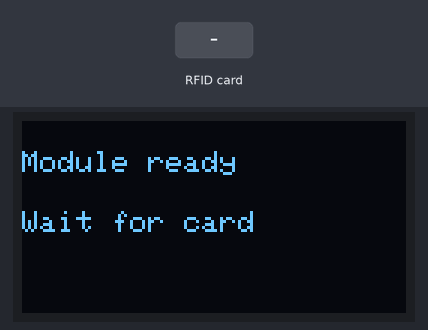
Bench run of a sketch on a simulated Arduino Uno, built with avr-gcc and run on an emulated ATmega328P. On the bench: 128×64 one-colour display. The inputs (shaded band) are chosen by the test bench. What the sketch prints to the serial monitor is not drawn.

Above: at 1.3 s.
1.4 s: RFID card 5E 7A 19 C4 held to the reader
At 2.0 s:
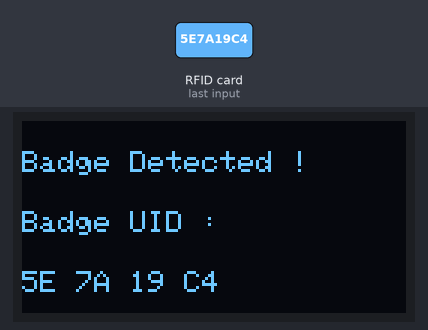
Timing chart, 0 to 4.4 s (numbered marks = the images above; inputs shaded):
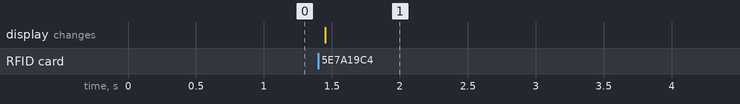

The sketch:

arduino.ino
```cpp
/* ---------------Programme ATMEGA328P---------------- */
/* Ce programme a pour but de faire fonctionner les    */
/* différents modules tels que le RFID, l'écran OLED,  */
/* le buzzer et la liaison série vers le module        */
/* ESP8266.                                            */
/* --------------------------------------------------- */

#include <SPI.h> // SPI
#include <MFRC522.h> // RFID
#include <Wire.h>
#include <Adafruit_GFX.h>
#include <Adafruit_SSD1306.h>
#include <SoftwareSerial.h>

#define SS_PIN 10
#define RST_PIN 9
// Largeur en pixel de l'écran OLED
#define SCREEN_WIDTH 128
// Hauteur en pixel de l'écran OLED
#define SCREEN_HEIGHT 64

// Pin utilisée pour le Buzzer
#define BUZZER 4

//Salle associée au dispositif (modifiable)
#define SALLE_ECE "P445"

//Déclaration de la liaison série logiciel (Rx,Tx)
SoftwareSerial mySerial(2,3);

// Déclaration de l'écran OLED de type SSD1306 utilisant l'I2C (pins SDA et SCL)
Adafruit_SSD1306 display(SCREEN_WIDTH, SCREEN_HEIGHT, &Wire, -1);

// Déclaration
MFRC522 rfid(SS_PIN, RST_PIN);


void setup()
{
  // Initialisation de la liaison série
  Serial.begin(9600);

  // Démarrage de l'écran OLED, a l'addresse 0x3C
  if(!display.begin(SSD1306_SWITCHCAPVCC, 0x3C)) {
    Serial.println(F("SSD1306 allocation failed"));
    for(;;);
  }

  //Démarrage de la liaison série logicielle
  mySerial.begin(38400);


  //On efface tout ce qu'il y a sur l'écran
  display.clearDisplay();

  // Initialisation du bus SPI
  SPI.begin();

  // Initialisation du module RFID MFRC522
  rfid.PCD_Init();


  //Définition du message d'attente sur l'OLED
  display.setTextSize(1);
  display.setTextColor(WHITE);
  display.setCursor(0, 10);
  display.println("Module ready");
  display.setCursor(0, 30);
  display.println("Wait for card");
  display.display();

  //Message indiquant que l'ATMEGA a bien démarré
  Serial.println("Started !");

}

void loop()
{
  // Appel de la fonction de détection de badge RFID
  rfidDetect();
}


void rfidDetect(){

  // Tableau d'octets contentent l'ID
  byte nuidPICC[4];

    // Initialise la boucle si aucun badge n'est présent
  if ( !rfid.PICC_IsNewCardPresent())
    return;

  // Vérifier la présence d'un nouveau badge
  if ( !rfid.PICC_ReadCardSerial())
    return;

  // Enregistrer l'ID du badge lu (4 octets)
  for (byte i = 0; i < 4; i++)
  {
    nuidPICC[i] = rfid.uid.uidByte[i]; //Enregistrement de l'octet i dans la case i du tableau
  }

  SendToEsp(nuidPICC); // Appel de la fonction permettant d'envoyer l'UID lu a l'ESP8266
  oledRFIDdetected(nuidPICC); //Appel de la fonction permettant d'afficher qu'un badge a été lu ainsi que son UID

  // Re-Init RFID
  rfid.PICC_HaltA(); // Halt PICC
  rfid.PCD_StopCrypto1(); // Stop encryption on PCD

}

void oledRFIDdetected(byte toDisp[]){ //fonction permettant d'afficher qu'un badge a été lu ainsi que son UID

  display.clearDisplay(); //On efface tout ce qu'il y a sur l'écran
  display.setCursor(0,10); //On défini le placement du curseur, a partir de ou on voudra écrire
  display.println("Badge Detected !"); //On ecrit une phrase au niveau du curseur défini précédement
  display.setCursor(0,30); //On change la position du curseur
  display.println("Badge UID :"); //On ecrit une phrase au niveau du curseur
  display.setCursor(0,50); //On change la position du curseur
  for (byte i = 0; i < 4; i++)  //Affichage des 4 octets de l'UID au format hexadecimal
  {
    display.print(toDisp[i],HEX);

    display.print(" ");
  }

  display.display(); //On affiche tout les changements que nous avons effectués auparavant

  delay(5000); //On attend 5 secondes


  // On réaffiche le texte d'attente d'un badge

  display.clearDisplay();
  display.setCursor(0, 10);
  display.println("Module ready");
  display.setCursor(0, 30);
  display.println("Wait for card");
  display.display();


}

void SendToEsp(byte toSend[]){ // fonction permettant d'envoyer l'UID lu a l'ESP8266

  char str[32] = ""; //Instanciation de notre chaine de caractères vide
  array_to_string(toSend,4,str); //Appel de la fonction qui va retourner les octets et les mettre dans notre chaine de caractères
  mySerial.print(str); //Envoie de l'UID sur la liaison série logicielle vers l'ESP8266
  mySerial.print(SALLE_ECE); //Envoie de la salle ou se trouve le dispositif sur la liaison série logicielle vers l'ESP8266

}


void array_to_string(byte array[], unsigned int len, char buffer[]) //Fonction permettant la conversion d'un tableau d'octet en String
{
    for (unsigned int i = 0; i < len; i++)
    {
        byte nib1 = (array[i] >> 4) & 0x0F;
        byte nib2 = (array[i] >> 0) & 0x0F;
        buffer[i*2+0] = nib1  < 0xA ? '0' + nib1  : 'A' + nib1  - 0xA;
        buffer[i*2+1] = nib2  < 0xA ? '0' + nib2  : 'A' + nib2  - 0xA;
    }
    buffer[len*2] = '\0';
}
```

Measured:
- after the input at 1.4 s, the display: changes after 0.05 s (image 1)
